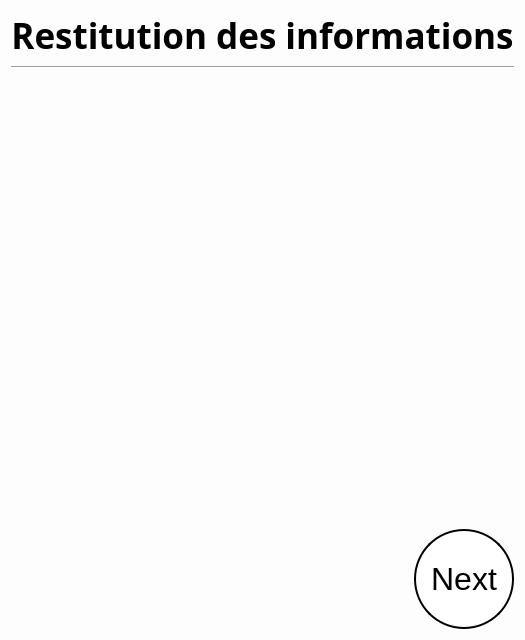
<?xml version="1.0" encoding="UTF-8"?>
<ui version="4.0">
 <class>NoviceHackerResult</class>
 <widget class="QWidget" name="NoviceHackerResult">
  <property name="geometry">
   <rect>
    <x>0</x>
    <y>0</y>
    <width>480</width>
    <height>640</height>
   </rect>
  </property>
  <property name="windowTitle">
   <string>Form</string>
  </property>
  <property name="styleSheet">
   <string notr="true">#NoviceHackerResult {
    background-color: rgb(253, 253, 253);
    }

QPushButton  {
    border: 2px solid black;
    background-color: white;
    padding: 10px 10px;
    font-size: 32px;
    border-radius: 50px;
}</string>
  </property>
  <layout class="QGridLayout" name="gridLayout">
   <item row="0" column="0">
    <layout class="QVBoxLayout" name="verticalLayout_2">
     <item alignment="Qt::AlignHCenter">
      <widget class="QLabel" name="label">
       <property name="sizePolicy">
        <sizepolicy hsizetype="Fixed" vsizetype="Fixed">
         <horstretch>0</horstretch>
         <verstretch>0</verstretch>
        </sizepolicy>
       </property>
       <property name="font">
        <font>
         <family>Yu Gothic UI Semibold</family>
         <pointsize>26</pointsize>
         <weight>75</weight>
         <bold>true</bold>
        </font>
       </property>
       <property name="text">
        <string>Restitution des informations</string>
       </property>
       <property name="alignment">
        <set>Qt::AlignCenter</set>
       </property>
      </widget>
     </item>
     <item>
      <layout class="QVBoxLayout" name="verticalLayout">
       <item>
        <widget class="Line" name="line">
         <property name="font">
          <font>
           <family>Yu Gothic UI Semilight</family>
           <pointsize>18</pointsize>
          </font>
         </property>
         <property name="orientation">
          <enum>Qt::Horizontal</enum>
         </property>
        </widget>
       </item>
       <item>
        <spacer name="verticalSpacer">
         <property name="orientation">
          <enum>Qt::Vertical</enum>
         </property>
         <property name="sizeHint" stdset="0">
          <size>
           <width>20</width>
           <height>40</height>
          </size>
         </property>
        </spacer>
       </item>
       <item alignment="Qt::AlignRight">
        <widget class="QPushButton" name="nextButton">
         <property name="sizePolicy">
          <sizepolicy hsizetype="Fixed" vsizetype="Fixed">
           <horstretch>0</horstretch>
           <verstretch>0</verstretch>
          </sizepolicy>
         </property>
         <property name="minimumSize">
          <size>
           <width>100</width>
           <height>100</height>
          </size>
         </property>
         <property name="text">
          <string>Next</string>
         </property>
        </widget>
       </item>
      </layout>
     </item>
    </layout>
   </item>
  </layout>
 </widget>
 <resources/>
 <connections/>
</ui>
